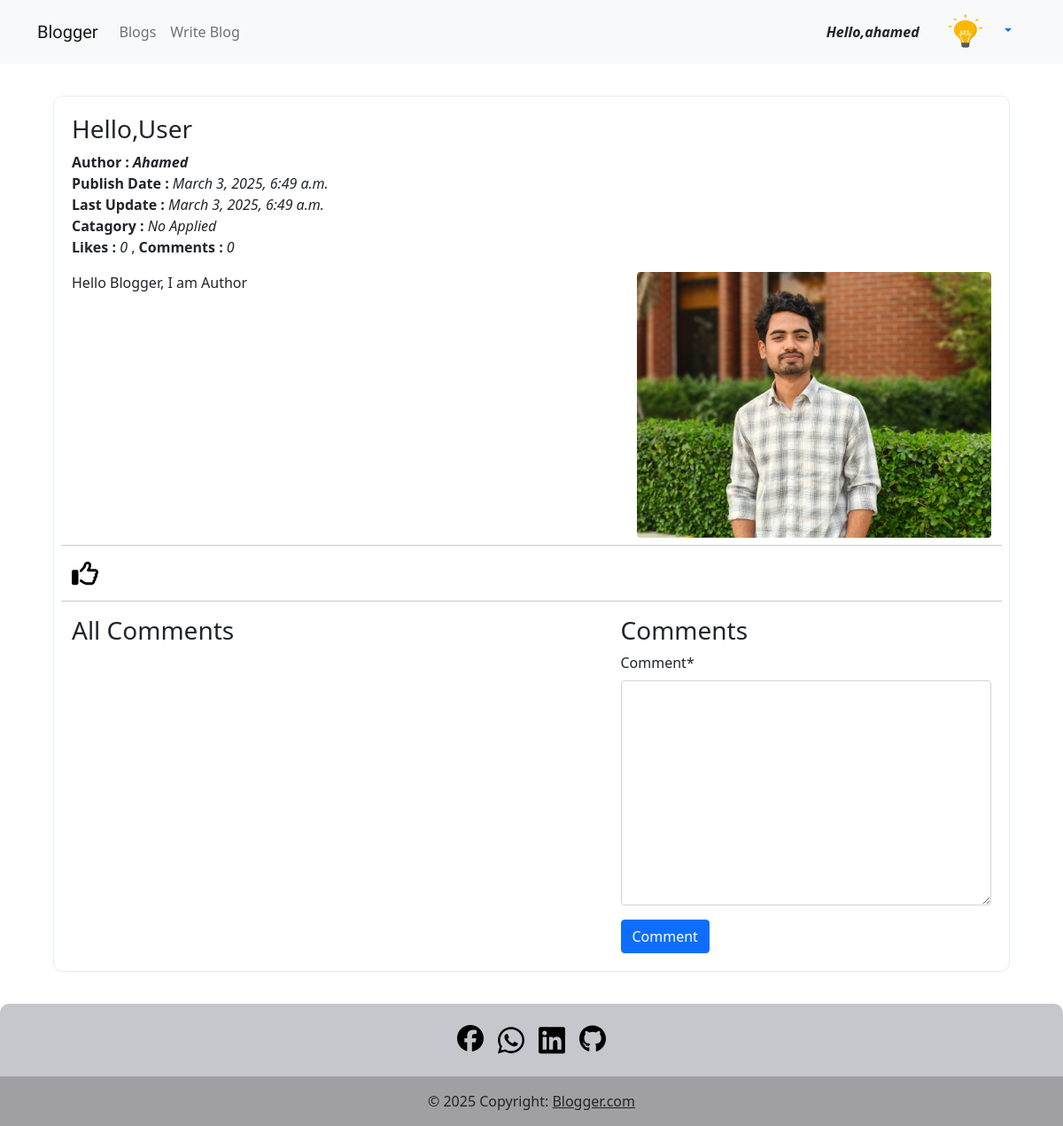
Before: /blog/details/Hello,User-4d294f52-7791-4e22-8418-d9d55b1aeb09/ (signed in) with the older database file.
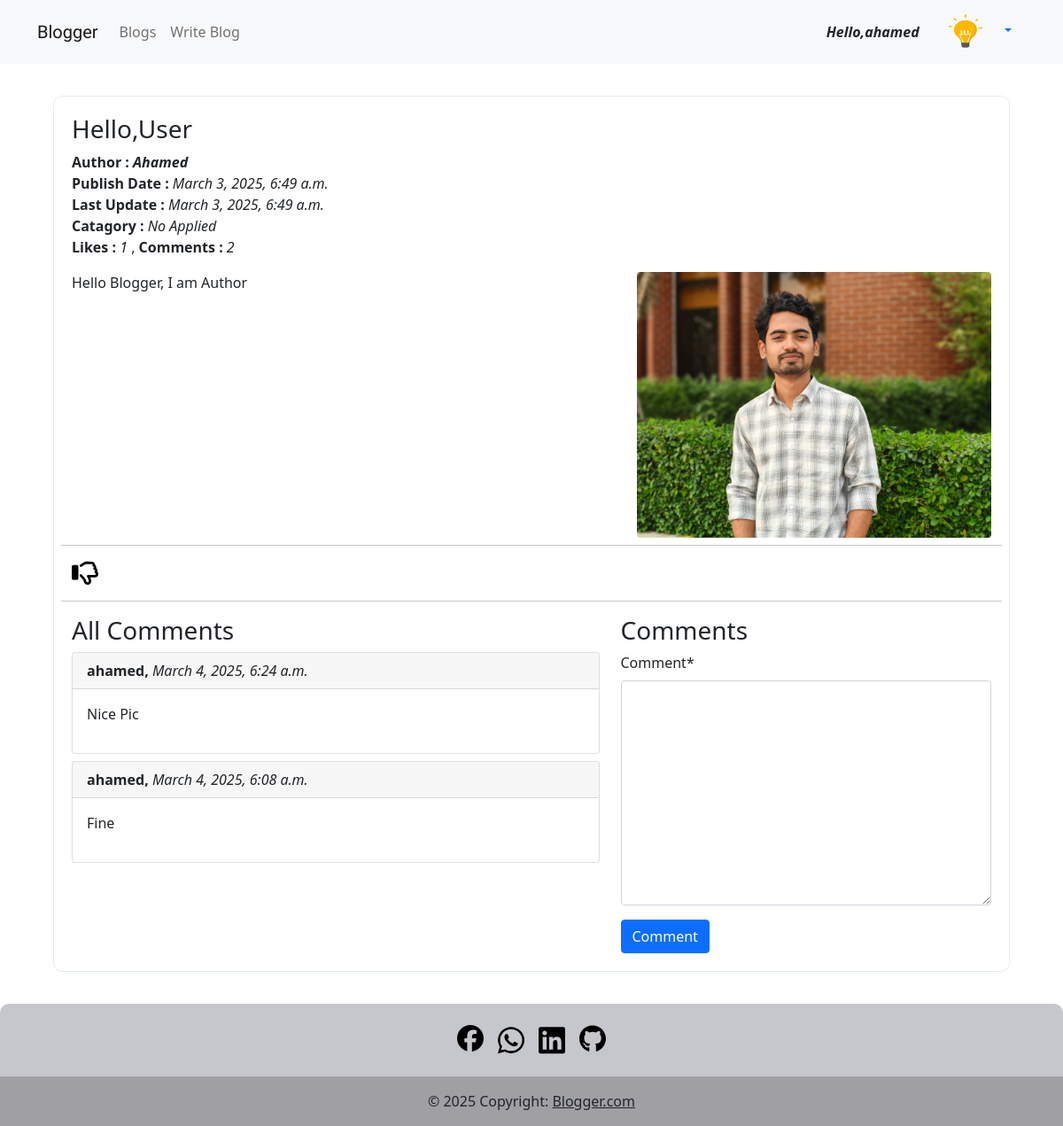
After: the same page with the newer database file.
### App_Blog/models.py (models this page shows, shortened)
class Blog(models.Model):
    author = models.ForeignKey(User, on_delete=models.CASCADE,related_name='post_author')
    blog_title = models.CharField(max_length=264, verbose_name='Put a Title')
    slug = models.SlugField(max_length=264, unique=True)
    blog_content = models.TextField(verbose_name='What is on your mind?')
    catagory = models.CharField(max_length=150, verbose_name='Add Catagory')
    blog_image = models.ImageField(upload_to='blog_images', verbose_name='Image')
    publish_date = models.DateTimeField(auto_now_add=True)
    update_date = models.DateTimeField(auto_now=True)

class Comment(models.Model):
    blog = models.ForeignKey(Blog, on_delete=models.CASCADE, related_name='blog_comment')
    user = models.ForeignKey(User, on_delete=models.CASCADE, related_name='user_comment')
    comment = models.TextField()
    comment_date = models.DateTimeField(auto_now_add=True)
    class Meta:
        ordering = ('-comment_date',)

### App_Blog/views.py (the view, shortened to what this page needs)
# urls.py: path('details/<slug>/', views.blog_detail, name='blog_detail'),
@login_required
def blog_detail(request,slug):
    blog = Blog.objects.get(slug=slug)
    Comment_form = BlogCommentForm()
    already_liked = Likes.objects.filter(blog=blog,user=request.user)
    if already_liked:
        liked = True
    else:
        liked = False
    return render(request,'App_Blog/blog_detail.html',context={'blog':blog,'Comment_form':Comment_form,'liked':liked})

### App_Blog/froms.py
class BlogCommentForm(forms.ModelForm):
    class Meta:
        model = Comment
        fields = ('comment',)

### templates/App_Blog/blog_detail.html (shortened to what this page needs)
{% extends "base.html" %}
{%load static %}
{% load crispy_forms_tags %}
{% block body_block %}
<html>
    <head>
        <link rel="stylesheet" href="https://cdn.jsdelivr.net/npm/@fortawesome/fontawesome-free@6.6.0/css/fontawesome.min.css">
        <link rel="stylesheet" href="{% static 'style.css' %}">
    </head>
    <body>
        <div class="container" id="blog_response" style="border: 1px solid rgb(227, 236, 244);border-radius: 10px;padding: 20px;">
            <div class="row">
                <div class="col-md-12">
                    <h3>{{ blog.blog_title|capfirst }}</h3>
                    <div class="my-2">
                        <b>Author : <i>{{blog.author|capfirst}} </i></b><br>
                        <b>Publish Date : </b> <i>{{blog.publish_date}}</i><br>
                        <b>Last Update : </b> <i>{{blog.update_date}}</i><br>
                        <b>Catagory : </b> <i>{{blog.catagory}}</i><br>
                        <b>Likes : </b> <i>{{blog.liked_blog.count}}</i> ,
                        <b>Comments : </b> <i>{{blog.blog_comment.count}}</i>
                    </div>
                    <img src="/media/{{blog.blog_image}}" class="img-fluid rounded my-2" style="float: right; margin-left: 10px; width: 400px; height: auto;"  alt="Blog Image">
                    <p style="text-align:'justify'">{{ blog.blog_content|linebreaks }}</p>
                </div>
                <hr>
                <div clsas="d-flex">
                    {% if not liked %}
                    <a href="{% url 'App_Blog:liked' pk=blog.pk %}">
                        </a>
                    {% else %}
                    <a href="{% url 'App_Blog:unliked' pk=blog.pk %}">
                    </a>
                    {% endif %}
                </div>
                <hr>
                <div class="col-md-7">
                    <h3>All Comments</h3>
                    {% for comment in blog.blog_comment.all %}
                    <div class="card my-2">
                        <div class="card-header">
                            <b>{{comment.user}},</b>
                            <i>{{comment.comment_date}}</i>
                        </div>
                        <div class="card-body">
                            <p>{{comment.comment}}</p>
                        </div>
                    </div>
                    {% endfor %}
                </div>
                <div class="col-md-5">
                    <h3>Comments</h3>
                    <form method="POST">
                        {{ Comment_form|crispy }}
                        <button type="submit" class="btn btn-primary">Comment</button>
                    </form>
                </div>
            </div>
        </div>
{% endblock %}

Changed rows visible on the page:
computed for Blog "Hello,User": liked_blog.count "0" → "1"; blog_comment.count "0" → "2"
added Comment: user "ahamed", comment_date "March 4, 2025, 6:24 a.m.", comment "Nice Pic"
added Comment: user "ahamed", comment_date "March 4, 2025, 6:08 a.m.", comment "Fine"
